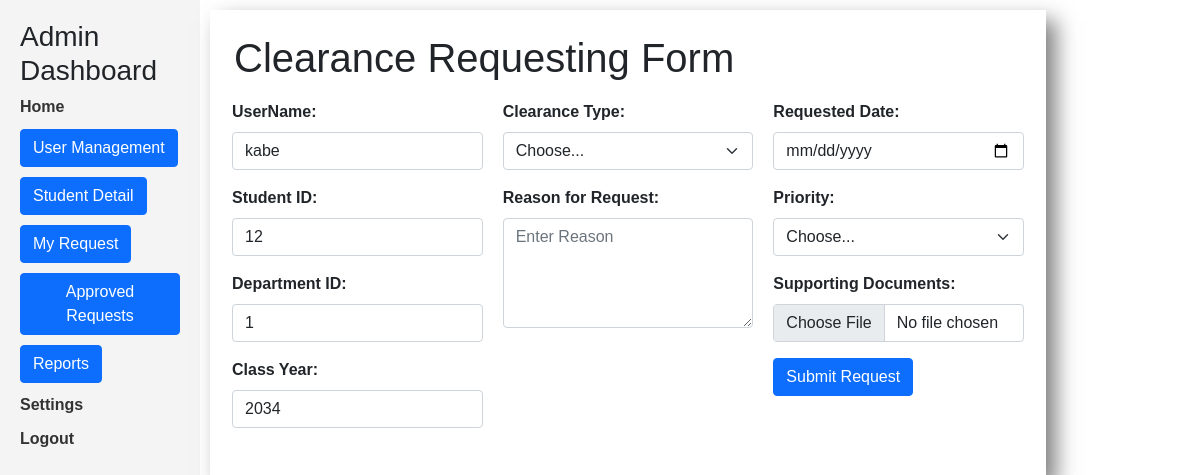
The app's page /pages/student_dashboard/requesting.php?id=6 (signed in) with its own data.
### tables this page shows
CREATE TABLE `students_tbl` (
  `StudentID` int(11) NOT NULL,
  `UserID` int(11) NOT NULL,
  `DepartmentID` int(255) NOT NULL,
  `Program` varchar(100) DEFAULT NULL,
  `YearLevel` varchar(20) DEFAULT NULL,
  `GPA` decimal(4,2) DEFAULT NULL
);

CREATE TABLE `users_tbl` (
  `UserID` int(11) NOT NULL,
  `UserName` varchar(100) DEFAULT NULL,
  `FirstName` varchar(100) DEFAULT NULL,
  `LastName` varchar(100) DEFAULT NULL,
  `PhoneNumber` varchar(20) DEFAULT NULL,
  `Email` varchar(255) DEFAULT NULL,
  `Passwords` varchar(255) DEFAULT NULL,
  `Roles` varchar(50) DEFAULT NULL
);

### pages/student_dashboard/requesting.php (the view, shortened to what this page needs)
<?php
require 'index.php';
$user_id = $_GET["id"];
$sql = "SELECT users_tbl.UserID, users_tbl.UserName, users_tbl.Email, " .
        "students_tbl.StudentID, students_tbl.DepartmentID, " .
        "students_tbl.Program, students_tbl.YearLevel, " .
        "students_tbl.GPA, departments_tbl.DepartmentName " .
        "FROM users_tbl, students_tbl, departments_tbl " .
        "WHERE students_tbl.UserID = users_tbl.UserID " .
        "AND students_tbl.DepartmentID = departments_tbl.DepartmentID " .
        "AND users_tbl.UserID = '$user_id'";
$result = $conn->query($sql);
if ($result->num_rows > 0) {
    $row = $result->fetch_assoc();
    ?>
    <div class="content">
        <div class="container p-4" style="box-shadow: 10px 10px 20px 0px rgba(0, 0, 0, 0.5);">
            <div id="user_list">
                <h1>Clearance Requesting Form</h1>
                <form action="submit_request.php" method="post">
                    <div class="addNewUserForm row">
                        <div class="items col-md-6">
                            <div class="mb-3">
                                <label for="studentID" class="form-label">UserName:</label>
                                <input type="text" class="form-control" id="UserName" name="UserName"  value="<?php echo $row['UserName']; ?>" placeholder="Enter Student ID">
                            </div>
                            <div class="mb-3">
                                <label for="studentID" class="form-label">Student ID:</label>
                                <input type="text" class="form-control" id="studentID" name="StudentID"  value="<?php echo $row['StudentID']; ?>" placeholder="Enter Student ID">
                            </div>
                            <div class="mb-3">
                                <label for="departmentID" class="form-label">Department ID:</label>
                                <input type="text" class="form-control" id="departmentID" name="DepartmentID"  value="<?php echo $row['DepartmentID']; ?>" placeholder="Enter Department ID">
                            </div>
                            <div class="mb-3">
                                <label for="YearLevel" class="form-label">Class Year:</label>
                                <input type="text" class="form-control" id="YearLevelID" name="YearLevel"  value="<?php echo $row['YearLevel']; ?>" placeholder="Enter Department ID">
                            </div>
                        </div>
                        <div class="items col-md-6">
                            <div class="mb-3">
                                <label for="clearanceType" class="form-label">Clearance Type:</label>
                                <select class="form-select" name="ClearanceType" id="clearanceType">
                                    <option selected>Choose...</option>
                                </select>
                            </div>
                            <div class="mb-3">
                                <label for="reason" class="form-label">Reason for Request:</label>
                                <textarea class="form-control" id="reason" rows="4" name="ClearanceResaon" placeholder="Enter Reason"></textarea>
                            </div>
                        </div>
                        <div class="items col-md-6">
                            <div class="mb-3">
                                <label for="deadline" class="form-label">Requested Date:</label>
                                <input type="date" class="form-control" id="RequestedDate" name ="RequestedDate" placeholder="yyyy/mm/dd">
                            </div>
                            <div class="mb-3">
                                <label for="priority" class="form-label">Priority:</label>
                                <select class="form-select" name ="Priority" id="priority">
                                    <option selected>Choose...</option>
                                </select>
                            </div>
                            <div class="mb-3">
                                <label for="supportingDocuments" class="form-label">Supporting Documents:</label>
                                <input type="file" class="form-control" name ="SupportingDocuments" id="supportingDocuments">
                            </div>
                            <div class="mb-3">
                                <button type="submit" name ="SubmitRequest" class="btn btn-primary">Submit Request</button>
                            </div>
                        </div>
                </form>
            </div>
        </div>
    </div>
    <?php
} else {
    echo "<p>User not found.</p>";
}
?>

### pages/css/style.css (style rules this page uses)
* { padding: 0; margin: 0; box-sizing: border-box; }
body { min-height: 10vh; background-size: cover; background-repeat: no-repeat; background-position: center; font-family: 'Gill Sans', 'Gill Sans MT', Calibri, 'Trebuchet MS', sans-serif; font-weight: bold; }
.content { display: block; height: 100vh; padding: 10px; }
.addNewUserForm { display: flex; justify-content: space-between; }
.items { flex: 1; padding: 10px; }

### records on screen
students_tbl: UserName "kabe", StudentID "12", DepartmentID "1", YearLevel "2034"
